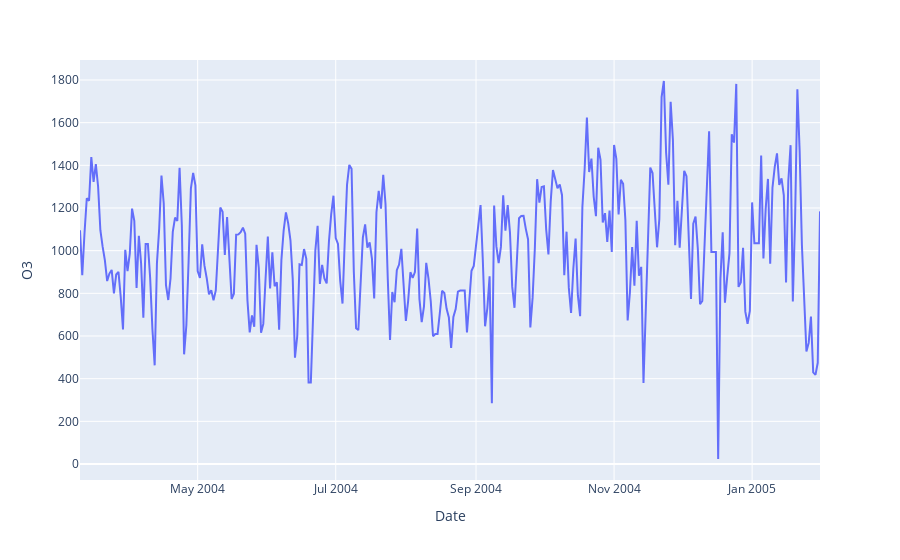

Write notebook code for a chart like this one.
### Markdown cell above
##### Ozone (O3)

### Code cell
px.line(data_frame=df_basic_clean, y='O3')

### Figure 1 — Plotly figure (JSON) as saved in the notebook; plotly's stock layout.template omitted (floating-point values rounded to 4 significant figures; data arrays with more than 128 entries replaced by an {"elided": "..."} marker saying what was removed)
{"data": [{"hovertemplate": "Date=%{x}<br>O3=%{y}<extra></extra>", "legendgroup": "", "line": {"color": "#636efa", "dash": "solid"}, "mode": "lines", "name": "", "orientation": "v", "showlegend": false, "type": "scatter", "x": {"elided": "328 str values"}, "xaxis": "x", "y": {"elided": "328 float values"}, "yaxis": "y"}], "layout": {"legend": {"tracegroupgap": 0}, "margin": {"t": 60}, "xaxis": {"anchor": "y", "domain": [0, 1], "title": {"text": "Date"}}, "yaxis": {"anchor": "x", "domain": [0, 1], "title": {"text": "O3"}}}}
